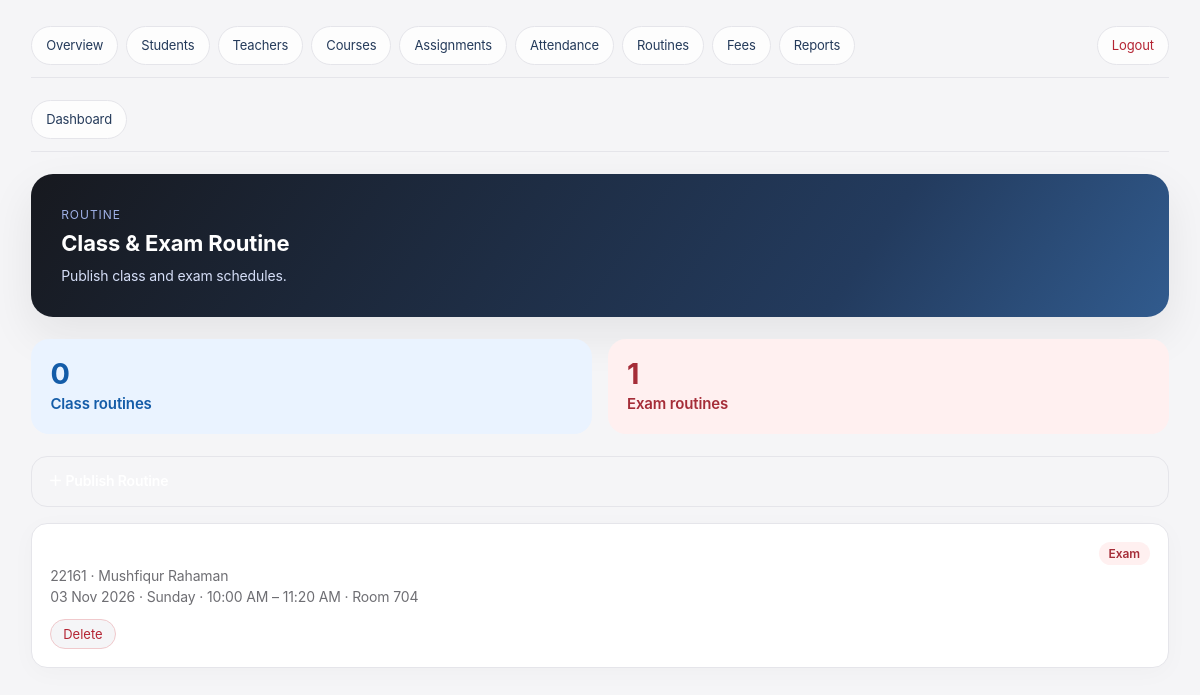
Page /panel/routines/ (signed in) on the committed database.
### STDApp/models.py (models this page shows, shortened)
class ClassRoutine(models.Model):
    ROUTINE_TYPES = [
        ('class', 'Class'),
        ('exam', 'Exam'),
    ]
    course_assignment = models.ForeignKey(CourseAssignment,on_delete=models.CASCADE,related_name='routines')
    routine_type = models.CharField(max_length=10,choices=ROUTINE_TYPES,default='class')
    title = models.CharField(max_length=150)
    date = models.DateField(null=True, blank=True)
    day = models.CharField(max_length=10, blank=True)
    start_time = models.TimeField()
    end_time = models.TimeField()
    room = models.CharField(max_length=30, blank=True)

class CourseAssignment(models.Model):
    faculties = models.ForeignKey(
        faculties,
        on_delete=models.CASCADE
    )
    Courses = models.ForeignKey(
        Course,
        on_delete=models.CASCADE
    )
    Semester = models.CharField(max_length=20, blank=True)
    session = models.CharField(max_length=20, blank=True)
    class Meta:
        constraints = [
            models.UniqueConstraint(
                fields=['faculties', 'Courses', 'Semester', 'session'],
                name='unique_course_assignment'
            )
        ]

class Course(models.Model):
    department = models.ForeignKey( Department, on_delete=models.CASCADE )
    Cname = models.CharField(max_length=150)
    code = models.CharField(max_length=30)
    credit = models.FloatField(default=3)

class faculties(models.Model):
    user = models.OneToOneField(settings.AUTH_USER_MODEL,on_delete=models.CASCADE)
    department = models.ForeignKey( Department, on_delete=models.CASCADE )
    phone = models.CharField(max_length=20, blank=True)
    def __str__(self):
        return self.user.get_full_name() or self.user.username

class user(AbstractUser):
    role = models.CharField(max_length=20, default="student")
    email_verified = models.BooleanField(default=True)

### STDApp/admin_views.py (the view, shortened to what this page needs)
# urls.py: path("routines/", v.manage_routines, name="panel_routines"),
@admin_required
def manage_routines(request):
    kind = request.GET.get("type", "").strip()
    routines = ClassRoutine.objects.select_related(
        "course_assignment__Courses", "course_assignment__faculties__user"
    ).order_by("date", "start_time")
    if kind in ("class", "exam"):
        routines = routines.filter(routine_type=kind)
    context = {
        "routines": routines,
        "kind": kind,
        "assignments": CourseAssignment.objects.select_related("faculties__user", "Courses").order_by("Courses__code"),
        "days": ClassSchedule.DAYS,
        "class_count": ClassRoutine.objects.filter(routine_type="class").count(),
        "exam_count": ClassRoutine.objects.filter(routine_type="exam").count(),
    }
    return render(request, "admin_panel/routines.html", context)

### STDApp/admin_views.py (called while the page is built)
def admin_required(view):
    @wraps(view)
    def wrapper(request, *args, **kwargs):
        user = request.user
        if user.is_superuser or getattr(user, "role", "") == ROLE_ADMIN:
            return view(request, *args, **kwargs)
        raise PermissionDenied
    return login_required(wrapper)

### STDApp/templates/admin_panel/routines.html (shortened to what this page needs)
{% extends "admin_panel/base.html" %}
{% block content %}
<div class="hero">
  <small>Routine</small>
  <h1>Class & Exam Routine</h1>
  <p>Publish class and exam schedules.</p>
</div>
<div class="stats">
  <a class="stat blue" href="?type=class"><b>{{ class_count }}</b><span class="lbl">Class routines</span></a>
  <a class="stat red" href="?type=exam"><b>{{ exam_count }}</b><span class="lbl">Exam routines</span></a>
</div>
<details class="add">
  <summary>Publish Routine</summary>
</details>
{% for r in routines %}
<div class="item">
  <div class="head">
    <div>
      <h3>{{ r.title }}</h3>
      <div class="muted">{{ r.course_assignment.Courses.code }} · {{ r.course_assignment.faculties }}</div>
      <div class="muted">{% if r.date %}{{ r.date|date:"d M Y" }} · {% endif %}{{ r.day }} · {{ r.start_time|time:"h:i A" }} – {{ r.end_time|time:"h:i A" }}{% if r.room %} · Room {{ r.room }}{% endif %}</div>
    </div>
    <span class="badge {% if r.routine_type == 'exam' %}b-red{% else %}b-blue{% endif %}">{{ r.get_routine_type_display }}</span>
  </div>
  <div class="actions">
    <form method="post" onsubmit="return confirm('Delete routine?')">{% csrf_token %}
      <button class="btn-sm btn-danger">Delete</button>
    </form>
  </div>
</div>
{% empty %}<div class="empty">No routines published.</div>{% endfor %}
{% endblock %}

### STDApp/templates/admin_panel/base.html (style rules this page uses)
:root { --bg: #f4f7fb; --panel: #ffffff; --line: #e3e9f2; --text: #172238; --muted: #66748a; --navy: #173b72; --field: #ffffff; }
* { box-sizing: border-box; }
html, body { margin: 0; }
body { background: var(--bg); color: var(--text); font-family: "DM Sans", -apple-system, BlinkMacSystemFont, "Segoe UI", Roboto, "Noto Sans Bengali", "Noto Sans", sans-serif; line-height: 1.45; }
a { color: inherit; text-decoration: none; }
.hero { background: linear-gradient(120deg, #173b72, #285da0); border-radius: 20px; padding: 28px; margin-bottom: 22px; box-shadow: 0 12px 30px #ffffff1c; }
.hero small { letter-spacing: 0.08em; color: #9fb0e6; font-size: 12px; text-transform: uppercase; }
.hero h1 { margin: 4px 0 6px; font-size: 26px; }
.hero p { margin: 0; color: #d5def7; }
.stats { display: grid; grid-template-columns: repeat(auto-fit, minmax(190px, 1fr)); gap: 16px; margin-bottom: 22px; }
.stat { display: block; border-radius: 16px; padding: 16px; }
.stat b { display: block; font-size: 30px; line-height: 1.1; }
.stat .lbl { display: block; font-size: 15px; font-weight: 600; margin-top: 4px; }
.blue { background: #dcefff; color: #0f5a86; }
.red { background: #ffe0e0; color: #a31d1d; }
.btn-sm { padding: 6px 12px; font-size: 13px; border-radius: 99px; background: #ffffff; border: 1px solid var(--line); color: var(--text); cursor: pointer; font-family: inherit; }
.btn-danger { color: #ff8b8b; border-color: #5a2a2a; }
details.add { border: 1px solid var(--line); border-radius: 16px; margin-bottom: 16px; padding: 0 16px; }
details.add summary { cursor: pointer; padding: 14px 0; font-weight: 600; list-style: none; }
details.add summary::before { content: "＋ "; }
.item { background: #fff; border: 1px solid var(--line); border-radius: 16px; padding: 18px; margin-bottom: 12px; box-shadow: 0 3px 12px #1c355008; }
.item .head { display: flex; justify-content: space-between; gap: 10px; align-items: flex-start; }
.item h3 { margin: 0; font-size: 17px; }
.muted { color: var(--muted); font-size: 14px; }
.actions { display: flex; gap: 8px; flex-wrap: wrap; margin-top: 12px; }
.actions form { margin: 0; }
.badge { font-size: 12px; padding: 3px 10px; border-radius: 99px; font-weight: 600; white-space: nowrap; }
.b-red { background: #4a1b1b; color: #ff9a9a; }
.btn, .btn-sm { transition: transform 0.15s, box-shadow 0.15s, background 0.15s; }
:root { --bg: #f5f5f7; --panel: #fff; --line: #e5e5ea; --text: #ffffff; --muted: #6e6e73; --navy: #1d1d1f; --field: #fff; }
body { letter-spacing: -0.01em; }
.hero { background: linear-gradient(125deg, #17191f, #233b5e 72%, #315b8e); border-radius: 22px; box-shadow: 0 18px 45px #1d1d1f14; }
.panel, .item { border-color: #e5e5ea; box-shadow: 0 5px 24px #1d1d1f07; }
.stat { border-radius: 18px; transition: transform 0.18s, box-shadow 0.18s; }
.blue { background: #eaf3ff; color: #145ca8; }
.red { background: #fff0f0; color: #a52d38; }
.btn-sm { background: #f5f5f7; color: #34343a; }
.btn-danger { color: #b42332; border-color: #f0c9cc; }
.badge, .b-green, .b-red, .b-amber, .b-blue { border-radius: 99px; }
.b-red { background: #fff0f0; color: #a52d38; }
html { min-height: 100%; width: 100%; }
body { min-height: 100vh; width: 100%; overflow-x: hidden; }
.hero { padding: clamp(24px, 2.5vw, 38px); }
.hero h1 { font-size: clamp(25px, 2vw, 34px); }
.hero p { font-size: clamp(14px, 1.1vw, 16px); }
.stats { gap: clamp(12px, 1.3vw, 20px); }
.stat { padding: clamp(16px, 1.6vw, 24px); }
.stat b { font-size: clamp(28px, 2.4vw, 38px); }
body { font-size: clamp(14px, 0.92vw, 16px); }
.hero h1 { font-size: clamp(22px, 1.7vw, 30px); }

### rows in the picture
ClassRoutine: course_assignment.Courses.code "22161", course_assignment.faculties "Mushfiqur Rahaman", date "03 Nov 2026", day "Sunday", start_time "10:00 AM", end_time "11:20 AM", room "704", routine_type "Exam"

### other values in the picture
{{ class_count }} "0"
{{ exam_count }} "1"
